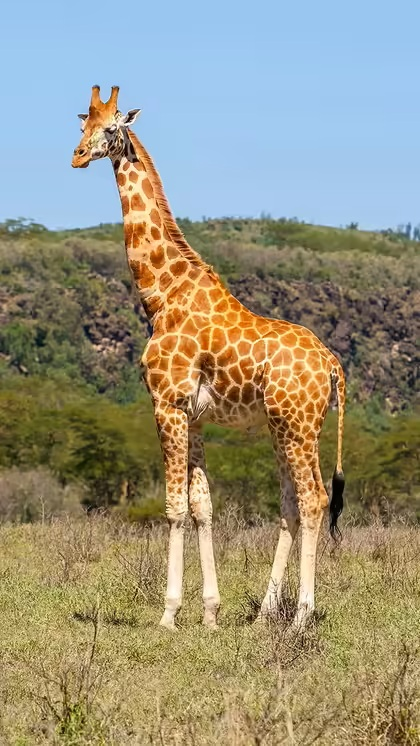
#> input picture Experiment_2/giraffe.jpg, 420 x 746 px
$ jupyter execute experiment_2.ipynb
#> lines starting #> are read from the running program, lines starting #| are printed output that depends on the picture
[cell 1]
import numpy as np
import cv2
import matplotlib.pyplot as plt

[cell 2]
image=cv2.imread("giraffe.jpg",cv2.IMREAD_GRAYSCALE)
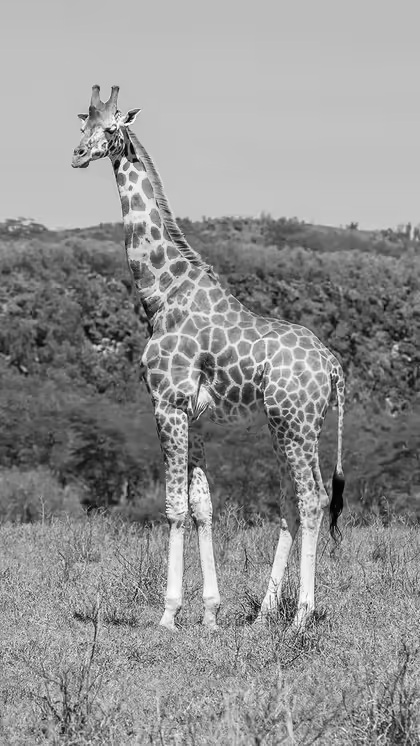
#> image: shape (746, 420); min 0, max 255, mean 146.1
plt.imshow(image, cmap='gray')
plt.show()

[cell 3]
def add_salt_pepper_noise(image,probability=0.3):
#> called with probability = 0.5
    noisy=image.copy()
    random= np.random.rand(*image.shape)
    noisy[random<probability/2]=0
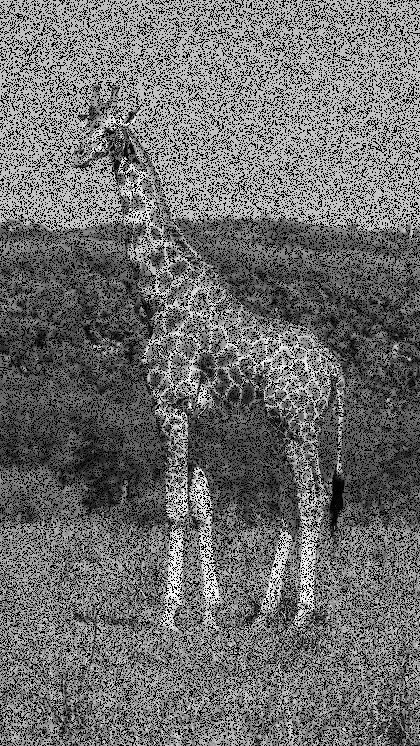
#> noisy: shape (746, 420); min 0, max 255, mean 109.3
    noisy[random>1-probability/2]=255
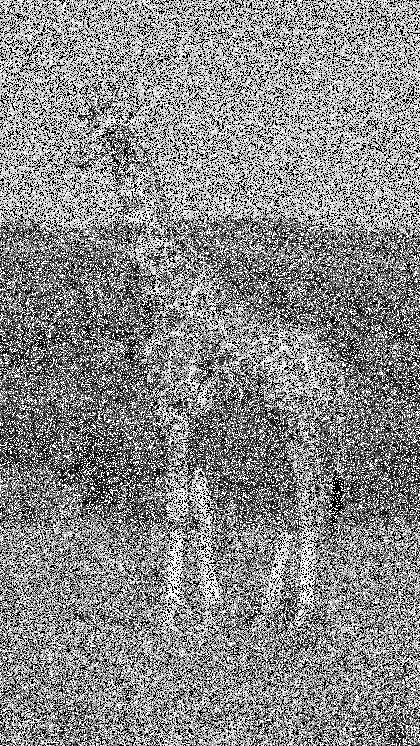
#> noisy: shape (746, 420); min 0, max 255, mean 136.6
    return noisy
